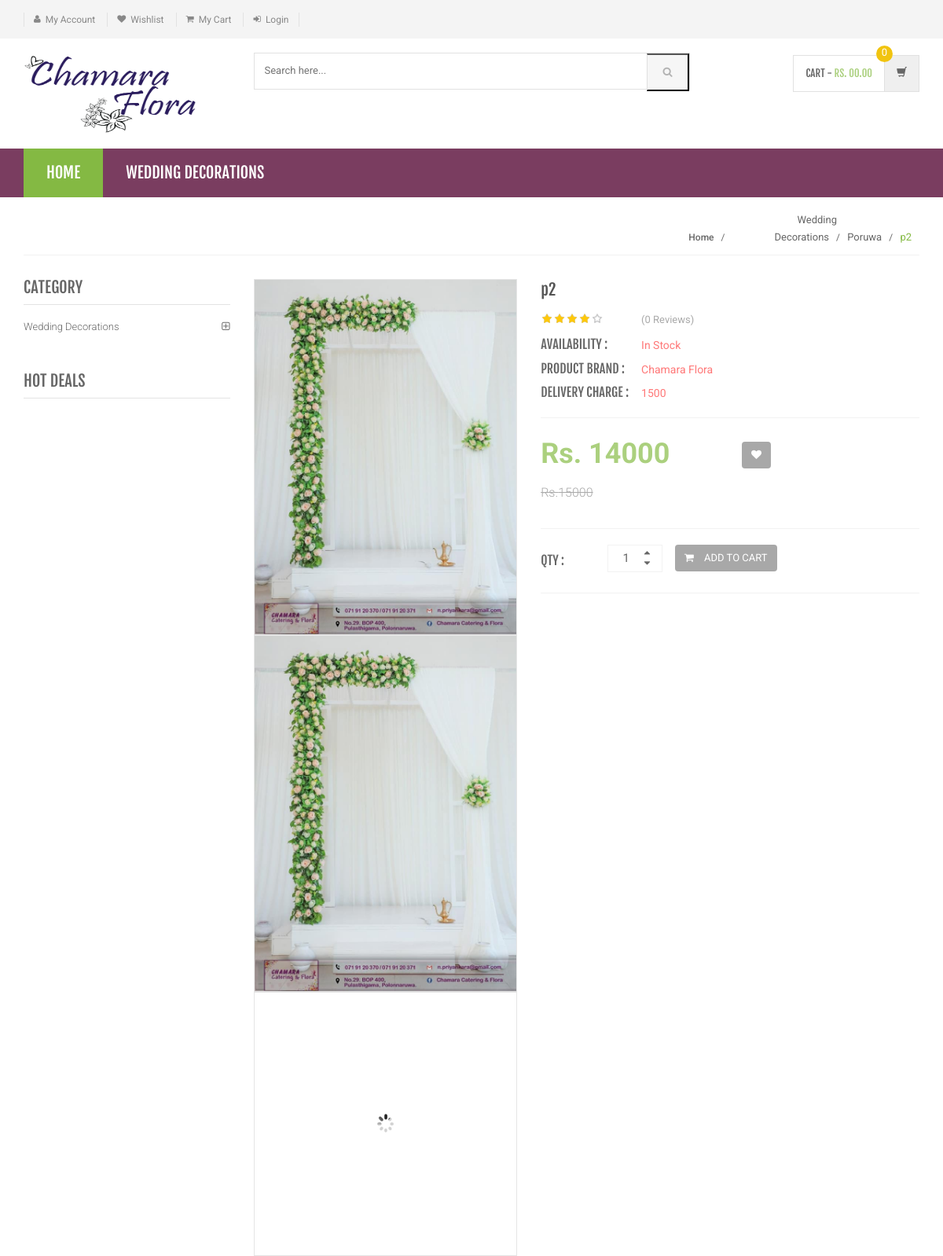
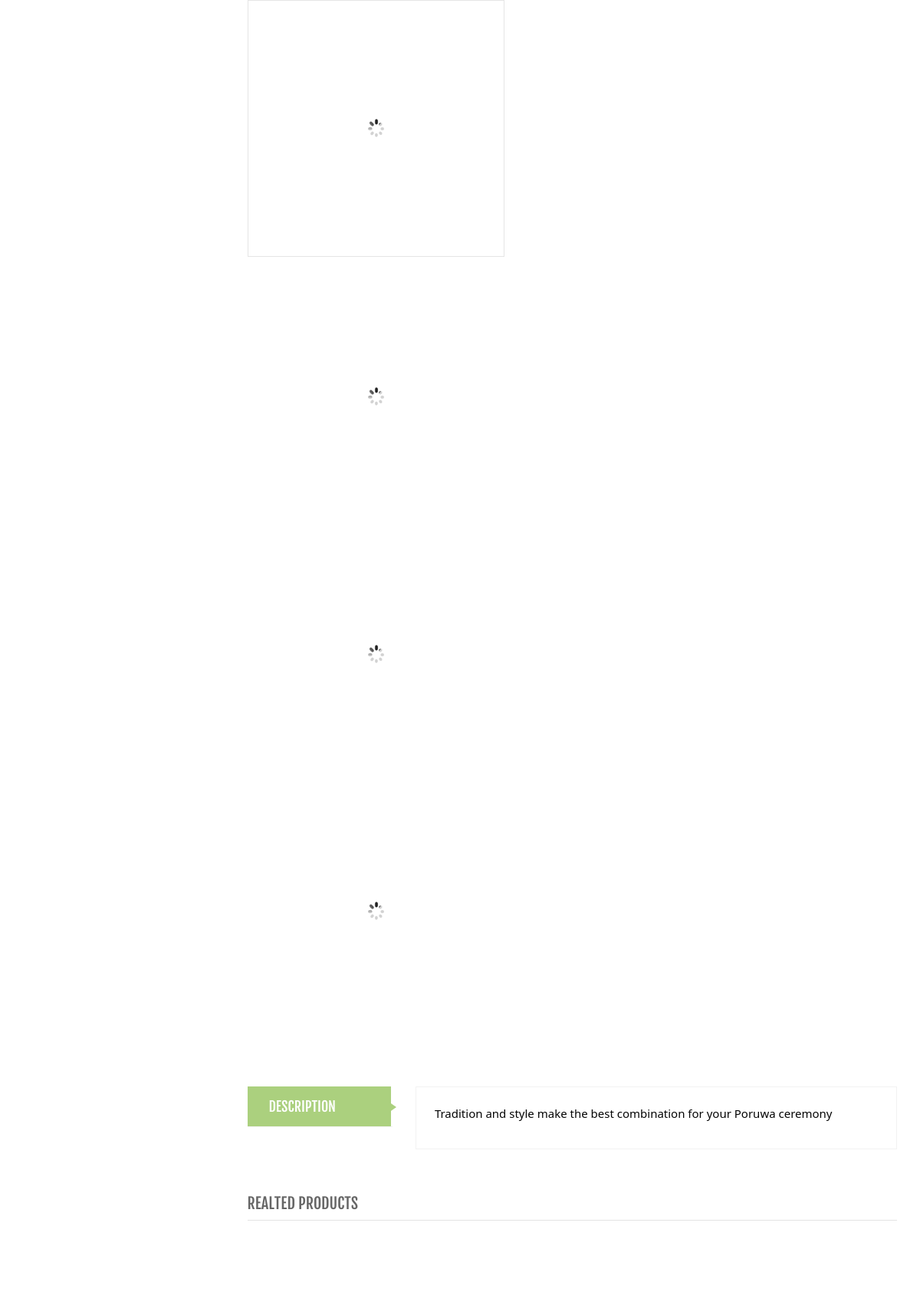
/product-details.php?pid=33 (upper part), run on the app's committed database (2 pictures, top to bottom).
### tables this page shows
CREATE TABLE `category` (
  `id` int(11) NOT NULL,
  `categoryName` varchar(255) DEFAULT NULL,
  `categoryDescription` longtext DEFAULT NULL,
  `creationDate` timestamp NOT NULL DEFAULT current_timestamp(),
  `updationDate` varchar(255) DEFAULT NULL
);

CREATE TABLE `products` (
  `id` int(11) NOT NULL,
  `category` int(11) NOT NULL,
  `subCategory` int(11) DEFAULT NULL,
  `productName` varchar(255) DEFAULT NULL,
  `productCompany` varchar(255) DEFAULT NULL,
  `productPrice` int(11) DEFAULT NULL,
  `productPriceBeforeDiscount` int(11) DEFAULT NULL,
  `productDescription` longtext DEFAULT NULL,
  `productImage1` varchar(255) DEFAULT NULL,
  `productImage2` varchar(255) DEFAULT NULL,
  `productImage3` varchar(255) DEFAULT NULL,
  `shippingCharge` int(11) DEFAULT NULL,
  `productAvailability` varchar(255) DEFAULT NULL,
  `postingDate` timestamp NULL DEFAULT current_timestamp(),
  `updationDate` varchar(255) DEFAULT NULL
);

CREATE TABLE `subcategory` (
  `id` int(11) NOT NULL,
  `categoryid` int(11) DEFAULT NULL,
  `subcategory` varchar(255) DEFAULT NULL,
  `creationDate` timestamp NULL DEFAULT current_timestamp(),
  `updationDate` varchar(255) DEFAULT NULL
);

### product-details.php (the view, shortened to what this page needs)
<?php
include('includes/config.php');
$pid=intval($_GET['pid']);
?>
<!DOCTYPE html>
<html lang="en">
	<head>
	    <link rel="stylesheet" href="assets/css/bootstrap.min.css">
	    <link rel="stylesheet" href="assets/css/main.css">
	    <link rel="stylesheet" href="assets/css/green.css">
	    <link rel="stylesheet" href="assets/css/owl.carousel.css">
		<link rel="stylesheet" href="assets/css/owl.transitions.css">
		<link href="assets/css/lightbox.css" rel="stylesheet">
		<link rel="stylesheet" href="assets/css/animate.min.css">
		<link rel="stylesheet" href="assets/css/rateit.css">
		<link rel="stylesheet" href="assets/css/bootstrap-select.min.css">
		<link rel="stylesheet" href="assets/css/config.css">
		<link href="assets/css/green.css" rel="alternate stylesheet" title="Green color">
		<link href="assets/css/blue.css" rel="alternate stylesheet" title="Blue color">
		<link href="assets/css/red.css" rel="alternate stylesheet" title="Red color">
		<link href="assets/css/orange.css" rel="alternate stylesheet" title="Orange color">
		<link href="assets/css/dark-green.css" rel="alternate stylesheet" title="Darkgreen color">
		<link rel="stylesheet" href="assets/css/font-awesome.min.css">
	</head>
    <body class="cnt-home">
<header class="header-style-1">
<?php include('includes/top-header.php');?>
<?php include('includes/main-header.php');?>
<?php include('includes/menu-bar.php');?>
</header>
<div class="breadcrumb">
	<div class="container">
		<div class="breadcrumb-inner">
<?php
$ret=mysqli_query($con,"select category.categoryName as catname,subCategory.subcategory as subcatname,products.productName as pname from products join category on category.id=products.category join subcategory on subcategory.id=products.subCategory where products.id='$pid'");
while ($rw=mysqli_fetch_array($ret)) {
?>
			<ul class="list-inline list-unstyled">
				<li><a href="index.php">Home</a></li>
				<li><?php echo htmlentities($rw['catname']);?></a></li>
				<li><?php echo htmlentities($rw['subcatname']);?></li>
				<li class='active'><?php echo htmlentities($rw['pname']);?></li>
			</ul>
			<?php }?>
		</div>
	</div>
</div>
<div class="body-content outer-top-xs">
	<div class='container'>
		<div class='row single-product outer-bottom-sm '>
			<div class='col-md-3 sidebar'>
				<div class="sidebar-module-container">
<div class="sidebar-widget outer-bottom-xs wow fadeInUp">
	<h3 class="section-title">Category</h3>
	<div class="sidebar-widget-body m-t-10">
		<div class="accordion">
		            <?php $sql=mysqli_query($con,"select id,categoryName  from category");
while($row=mysqli_fetch_array($sql))
{
    ?>
	    	<div class="accordion-group">
	            <div class="accordion-heading">
	                <a href="category.php?cid=<?php echo $row['id'];?>"  class="accordion-toggle collapsed">
	                   <?php echo $row['categoryName'];?>
	                </a>
	            </div>
	        </div>
	        <?php } ?>
	    </div>
	</div>
</div>
<div class="sidebar-widget hot-deals wow fadeInUp">
	<h3 class="section-title">hot deals</h3>
</div>
				</div>
			</div>
<?php
$ret=mysqli_query($con,"select * from products where id='$pid'");
while($row=mysqli_fetch_array($ret))
{
?>
			<div class='col-md-9'>
				<div class="row  wow fadeInUp">
					     <div class="col-xs-12 col-sm-6 col-md-5 gallery-holder">
    <div class="product-item-holder size-big single-product-gallery small-gallery">
        <div id="owl-single-product">
 <div class="single-product-gallery-item" id="slide1">
                <a data-lightbox="image-1" data-title="<?php echo htmlentities($row['productName']);?>" href="admin/productimages/<?php echo htmlentities($row['id']);?>/<?php echo htmlentities($row['productImage1']);?>">
                    <img class="img-responsive" alt="" src="assets/images/blank.gif" data-echo="admin/productimages/<?php echo htmlentities($row['id']);?>/<?php echo htmlentities($row['productImage1']);?>" width="370" height="350" />
                </a>
            </div>
            <div class="single-product-gallery-item" id="slide1">
                <a data-lightbox="image-1" data-title="<?php echo htmlentities($row['productName']);?>" href="admin/productimages/<?php echo htmlentities($row['id']);?>/<?php echo htmlentities($row['productImage1']);?>">
                    <img class="img-responsive" alt="" src="assets/images/blank.gif" data-echo="admin/productimages/<?php echo htmlentities($row['id']);?>/<?php echo htmlentities($row['productImage1']);?>" width="370" height="350" />
                </a>
            </div>
            <div class="single-product-gallery-item" id="slide2">
                <a data-lightbox="image-1" data-title="Gallery" href="admin/productimages/<?php echo htmlentities($row['id']);?>/<?php echo htmlentities($row['productImage2']);?>">
                    <img class="img-responsive" alt="" src="assets/images/blank.gif" data-echo="admin/productimages/<?php echo htmlentities($row['id']);?>/<?php echo htmlentities($row['productImage2']);?>" />
                </a>
            </div>
            <div class="single-product-gallery-item" id="slide3">
                <a data-lightbox="image-1" data-title="Gallery" href="admin/productimages/<?php echo htmlentities($row['id']);?>/<?php echo htmlentities($row['productImage3']);?>">
                    <img class="img-responsive" alt="" src="assets/images/blank.gif" data-echo="admin/productimages/<?php echo htmlentities($row['id']);?>/<?php echo htmlentities($row['productImage3']);?>" />
                </a>
            </div>
        </div>
        <div class="single-product-gallery-thumbs gallery-thumbs">
            <div id="owl-single-product-thumbnails">
                <div class="item">
                    <a class="horizontal-thumb active" data-target="#owl-single-product" data-slide="1" href="#slide1">
                        <img class="img-responsive"  alt="" src="assets/images/blank.gif" data-echo="admin/productimages/<?php echo htmlentities($row['id']);?>/<?php echo htmlentities($row['productImage1']);?>" />
                    </a>
                </div>
            <div class="item">
                    <a class="horizontal-thumb" data-target="#owl-single-product" data-slide="2" href="#slide2">
                        <img class="img-responsive" width="85" alt="" src="assets/images/blank.gif" data-echo="admin/productimages/<?php echo htmlentities($row['id']);?>/<?php echo htmlentities($row['productImage2']);?>"/>
                    </a>
                </div>
                <div class="item">
                    <a class="horizontal-thumb" data-target="#owl-single-product" data-slide="3" href="#slide3">
                        <img class="img-responsive" width="85" alt="" src="assets/images/blank.gif" data-echo="admin/productimages/<?php echo htmlentities($row['id']);?>/<?php echo htmlentities($row['productImage3']);?>" height="200" />
                    </a>
                </div>
            </div>
        </div>
    </div>
</div>
					<div class='col-sm-6 col-md-7 product-info-block'>
						<div class="product-info">
							<h1 class="name"><?php echo htmlentities($row['productName']);?></h1>
<?php $rt=mysqli_query($con,"select * from productreviews where productId='$pid'");
$num=mysqli_num_rows($rt);
?>
							<div class="rating-reviews m-t-20">
								<div class="row">
									<div class="col-sm-3">
										<div class="rating rateit-small"></div>
									</div>
									<div class="col-sm-8">
										<div class="reviews">
											<a href="#" class="lnk">(<?php echo htmlentities($num);?> Reviews)</a>
										</div>
									</div>
								</div>
							</div>
							<div class="stock-container info-container m-t-10">
								<div class="row">
									<div class="col-sm-3">
										<div class="stock-box">
											<span class="label">Availability :</span>
										</div>
									</div>
									<div class="col-sm-9">
										<div class="stock-box">
											<span class="value"><?php echo htmlentities($row['productAvailability']);?></span>
										</div>
									</div>
								</div>
							</div>
<div class="stock-container info-container m-t-10">
								<div class="row">
									<div class="col-sm-3">
										<div class="stock-box">
											<span class="label">Product Brand :</span>
										</div>
									</div>
									<div class="col-sm-9">
										<div class="stock-box">
											<span class="value"><?php echo htmlentities($row['productCompany']);?></span>
										</div>
									</div>
								</div>
							</div>
<div class="stock-container info-container m-t-10">
								<div class="row">
									<div class="col-sm-3">
										<div class="stock-box">
											<span class="label">Delivery Charge :</span>
										</div>
									</div>
									<div class="col-sm-9">
										<div class="stock-box">
											<span class="value"><?php if($row['shippingCharge']==0)
											{
												echo "Free";
											}
											else
											{
												echo htmlentities($row['shippingCharge']);
											}
											?></span>
										</div>
									</div>
								</div>
							</div>
							<div class="price-container info-container m-t-20">
								<div class="row">
									<div class="col-sm-6">
										<div class="price-box">
											<span class="price">Rs. <?php echo htmlentities($row['productPrice']);?></span>
											<span class="price-strike">Rs.<?php echo htmlentities($row['productPriceBeforeDiscount']);?></span>
										</div>
									</div>
									<div class="col-sm-6">
										<div class="favorite-button m-t-10">
											<a class="btn btn-primary" data-toggle="tooltip" data-placement="right" title="Wishlist" href="product-details.php?pid=<?php echo htmlentities($row['id'])?>&&action=wishlist">
											    <i class="fa fa-heart"></i>
											</a>
										</div>
									</div>
								</div>
							</div>
							<div class="quantity-container info-container">
								<div class="row">
									<div class="col-sm-2">
										<span class="label">Qty :</span>
									</div>
									<div class="col-sm-2">
										<div class="cart-quantity">
											<div class="quant-input">
								                <div class="arrows">
								                  <div class="arrow plus gradient"><span class="ir"><i class="icon fa fa-sort-asc"></i></span></div>
								                  <div class="arrow minus gradient"><span class="ir"><i class="icon fa fa-sort-desc"></i></span></div>
								                </div>
								                <input type="text" value="1">
							              </div>
							            </div>
									</div>
									<div class="col-sm-7">
<?php if($row['productAvailability']=='In Stock'){?>
										<a href="product-details.php?page=product&action=add&id=<?php echo $row['id']; ?>" class="btn btn-primary"><i class="fa fa-shopping-cart inner-right-vs"></i> ADD TO CART</a>
													<?php } else {?>
							<div class="action" style="color:red">Out of Stock</div>
					<?php } ?>
									</div>
								</div>
							</div>
						</div>
					</div>
				</div>
				<div class="product-tabs inner-bottom-xs  wow fadeInUp">
					<div class="row">
						<div class="col-sm-3">
							<ul id="product-tabs" class="nav nav-tabs nav-tab-cell">
								 <li class="active"><a data-toggle="tab" href="#description">DESCRIPTION</a></li>
						</div>
						<div class="col-sm-9">
							<div class="tab-content">
								<div id="description" class="tab-pane in active">
									<div class="product-tab">
										<p class="text"><?php echo $row['productDescription'];?></p>
									</div>
								</div>
										</div>
							        </div>
								</div>
							</div>
						</div>
					</div>
				</div>
<?php $cid=$row['category'];
			$subcid=$row['subCategory']; } ?>
<section class="section featured-product wow fadeInUp">
	<h3 class="section-title">Realted Products </h3>
</section>
			</div>
</body>
</html>

### includes/menu-bar.php (shortened to what this page needs)
<div class="header-nav animate-dropdown">
    <div class="container">
        <div class="yamm navbar navbar-default" role="navigation">
            <div class="nav-bg-class">
                <div class="navbar-collapse collapse" id="mc-horizontal-menu-collapse">
	<div class="nav-outer">
		<ul class="nav navbar-nav">
			<li class="active dropdown yamm-fw">
				<a href="index.php" data-hover="dropdown" class="dropdown-toggle">Home</a>
			</li>
              <?php $sql=mysqli_query($con,"select id,categoryName  from category limit 6");
while($row=mysqli_fetch_array($sql))
{
    ?>
			<li class="dropdown yamm">
				<a href="category.php?cid=<?php echo $row['id'];?>"> <?php echo $row['categoryName'];?></a>
			</li>
			<?php } ?>
		</ul>
		<div class="clearfix"></div>
	</div>
</div>
            </div>
        </div>
    </div>
</div>

### data on the page
category: categoryName "WEDDING DECORATIONS", categoryName "Wedding Decorations"
products: category.categoryName "Wedding Decorations", subcategory.subcategory "Poruwa", productName "p2", productImage1 (picture), num "0", productAvailability "In Stock", productCompany "Chamara Flora", shippingCharge "1500", productPrice "14000", productPriceBeforeDiscount "15000", productDescription "Tradition and style make the best combination for your Poruwa ceremony"
